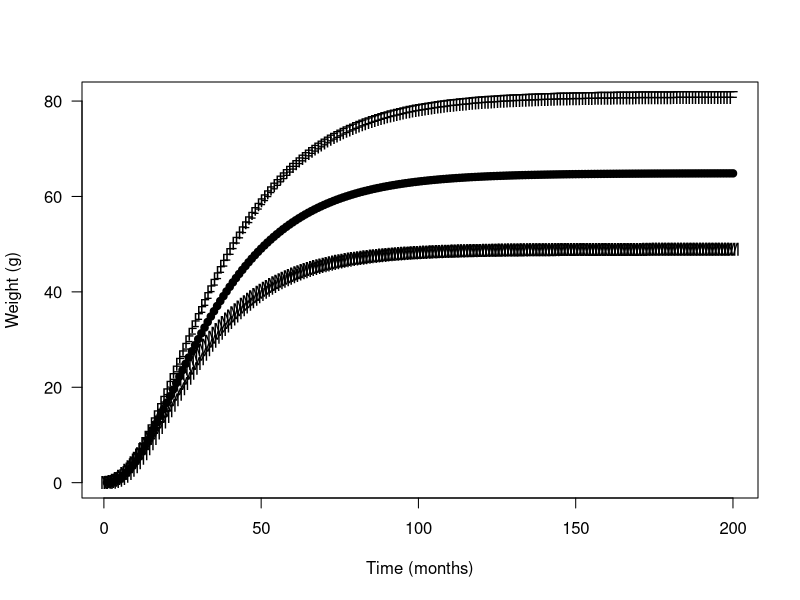
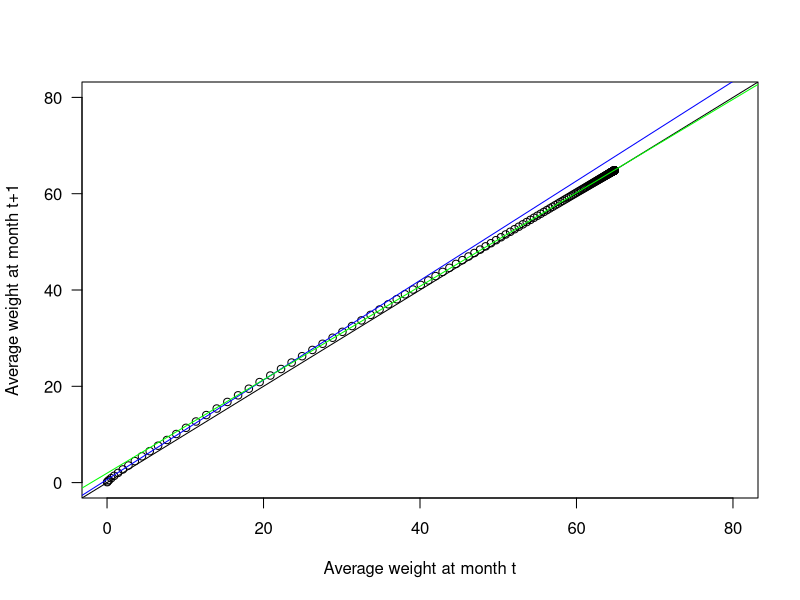
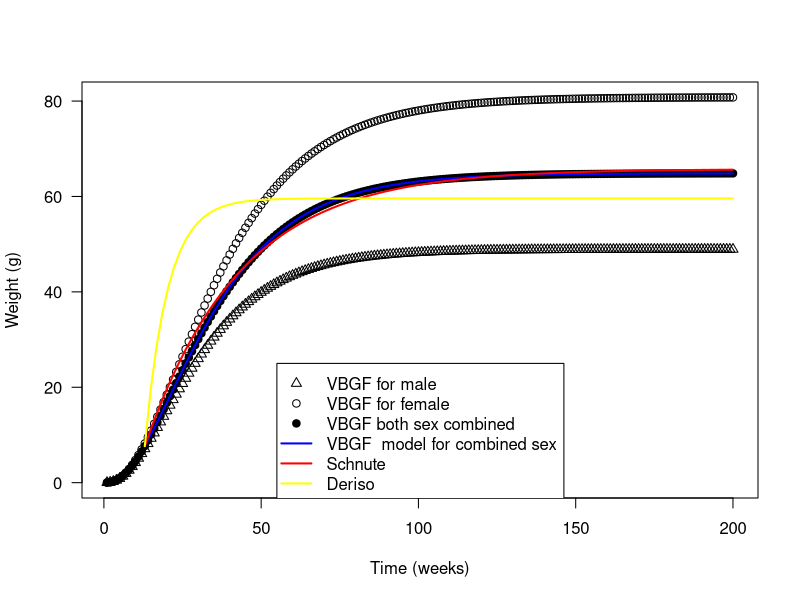

R code for these plots, in order:
# CREATED  11 February 2013
# MODIFIED 20 August 2013

# AUTHOR marco.kienzle@gmail.com

# PURPOSE estimate growth parameter rho for EKP to use in a weekly delay difference model

# REFERENCE Deriso, 1980 Harvesting strategies and parameter estimation for an age-structured model
#           Schnute, 1985 A general theory for analysis of catch and effort data
#           Hilborn and Walters, 1992 Quantitative fisheries stock assessment
#           Quinn and Deriso, 1999 Quantitative fish dynamics

## # Schnute's growth model (Eq. 1.14)
Eq114 <- function(par, x, k) {par[1] + (par[2] - par[1]) * (1-par[3]^(1+x-k))/(1-par[3])}

# Von Bertalanffy growth parameters and length-weight relationship from Gribble and Dredge (1994)
# 1990 data
Linf.m <- 37.8; Linf.f <- 46.3 # Carapace length, mm
K.m <- 0.0528; K.f <- 0.0436; # per week

# Length-weight relationship (from carapace length to grams)
a.m <-  0.0022; a.f <-  0.0023
b.m <-  2.7557; b.f <- 2.7292

# Von Bertalanffy growth function for length
vbgf <- function(t, Linf, k, t0=0) Linf * (1-exp(-k * (t -t0)))

# Create a vector of length at age
length.at.age <- data.frame(Female = rep(NA,200), Male = rep(NA,200)); dimnames(length.at.age)[[1]] <- seq(1,200);
length.at.age$Female <- vbgf(seq(1,200), Linf.f, K.f, t0 = 0)
length.at.age$Male <- vbgf(seq(1,200), Linf.m, K.m, t0 = 0)

# Weight at age
weight.at.age <- data.frame(Female = rep(NA,200), Male = rep(NA,200)); dimnames(weight.at.age)[[1]] <- seq(1,200);
weight.at.age$Female <- a.f * length.at.age$Female ^ b.f
weight.at.age$Male <- a.m * length.at.age$Male ^ b.m

average.weight.at.age <- rowMeans(weight.at.age)
print(average.weight.at.age)

# Plot weight at age
plot(seq(1,200), weight.at.age$Female, pch = "F", xlab = "Time (months)", ylab = "Weight (g)", las = 1)
points( seq(1,200), weight.at.age$Male, pch = "M")
points(seq(1,200), average.weight.at.age, pch = 19)

# Estimate Ford-Walford parameters using the whole range of ages ?
# NOTE that Ford-Walford graphs are used for length data ( see Ricker, 1958, Eq. 9.8)
(lm1 <- lm(y~x, data = data.frame(x = average.weight.at.age[seq(1, 29)], y = average.weight.at.age[seq(2, 30)])));

plot(average.weight.at.age[seq(1, 199)], y = average.weight.at.age[seq(2, 200)],
xlab = "Average weight at month t", ylab = "Average weight at month t+1", xlim = c(0,80), ylim = c(0,80), las = 1)
abline(0,1)

abline(lm1, col = "blue");

# What are the parameter of this linear relationship applied for age >= recruitment?
rec.age <- 13 # here the age at recruitment is chosen so that size at recruitment ~= 7.7 grams

(lm2 <- lm(y~x, data = data.frame(x = average.weight.at.age[seq(rec.age, 199)], y = average.weight.at.age[seq(rec.age+1, 200)])));
abline(lm2, col = "green");

# Now, let's apply Schnute method to the TigerPrawn dataset

# Schnute's growth model (Eq. 1.14)
ssq.Eq114.TigerPrawn <- function(par){ sum((average.weight.at.age[seq(rec.age, 200)] - Eq114(par, seq(rec.age, 200), k = rec.age))^2)}
(Schnute.results.for.TigerPrawn <- optim(c(1, 1, 0.5), ssq.Eq114.TigerPrawn))
# NOTE: you end-up with an estimate of the weight at recruitment which is quite differenct that average.weight.at.age[rec.age] NOT GOOD !

# Let's fit Schnute fixing weight at recruitment
Eq114.bis <- function(par, x, k) {par[1] + (average.weight.at.age[rec.age] - par[1]) * (1-par[2]^(1+x-k))/(1-par[2])}
ssq.Eq114.TigerPrawn.2par <- function(par){ sum((average.weight.at.age[seq(rec.age, 200)] - Eq114.bis(par, seq(rec.age, 200), k = rec.age))^2)}
(Schnute.results.for.TigerPrawn.2par <- optim(c(1, 0.5), ssq.Eq114.TigerPrawn.2par))

# Let's fit Schnute fixing weight at recruitment and fixing rho
Eq114.tris <- function(par, x, k, rho) {par[1] + (average.weight.at.age[rec.age] - par[1]) * (1-rho^(1+x-k))/(1-rho)}
ssq.Eq114.TigerPrawn.1par <- function(par){ sum((average.weight.at.age[seq(rec.age, 200)] - Eq114.tris(par, seq(rec.age, 200), k = rec.age, rho = exp(-0.1794067)))^2)}
(Schnute.results.for.TigerPrawn.1par <- optimize(ssq.Eq114.TigerPrawn.1par,lower = -10, upper = 1e3))

## How does it compares to Von Bertalanffy estimates
# The curve are sigmoidal so we have to consider only age above which Von Bertalanffy growth function for length might apply (age >= 3)

# Von Bertalanffy growth function for weight
vbgf <- function(t, Linf, k, t0=0) 0.5*(a.m + a.f) * (Linf * (1-exp(-k * (t -t0))))^(0.5 * (b.m+b.f))

# Estimate parameters
(nls.model <- nls( y ~ vbgf( x, a, b,c), data = data.frame(x = seq(rec.age,200), y = average.weight.at.age[seq(rec.age, 200)]),
start = list(a = 50, b = 0.03, c= 1)))

# Plot weight at age
plot(seq(1,200), weight.at.age$Female, pch = 1, xlab = "Time (weeks)", ylab = "Weight (g)", las = 1)
points( seq(1,200), weight.at.age$Male, pch = 2)
points(seq(1,200), average.weight.at.age, pch = 19)

curve( vbgf(x, coef(nls.model)[1], coef(nls.model)[2], coef(nls.model)[3]), from = rec.age, to = 200, lwd = 2, col = "blue", add = TRUE)
#curve( Eq114(Schnute.results.for.TigerPrawn$par, x, k=rec.age), from = rec.age, to = 200, lwd = 2, col = "grey", add = TRUE)
curve( Eq114.bis(Schnute.results.for.TigerPrawn.2par$par, x, k=rec.age), from = rec.age, to = 200, lwd = 2, col = "red", add = TRUE)
#curve( Eq114.tris(Schnute.results.for.TigerPrawn.1par$minimum, x, k=rec.age, rho = exp(-0.1794067)), from = rec.age, to = 200, lwd = 2, col = "green", add = TRUE)

legend(55, 25, pch = c(2,1, 19, NA, NA, NA), lty = c(NA, NA, NA, 1, 1,1), col = c("black", "black", "black", "blue", "red","yellow"), lwd = c(NA,NA,NA,2,2,2), 
legend = c("VBGF for male", "VBGF for female", "VBGF both sex combined", "VBGF  model for combined sex", "Schnute", "Deriso"))

# Use Deriso formula (Equation 1)

Deriso.W <- function(rho, t, weight.at.recruitment, age.at.recruitment){

weight.at.recruitment * ( 1 - rho ^ (1 + t - age.at.recruitment)) / (1 - rho)
}

ssq.Deriso.Eq <- function(par){
 sum((average.weight.at.age[seq(rec.age+1, 200)] - Deriso.W(par, seq(rec.age+1, 200), weight.at.recruitment = average.weight.at.age[rec.age],
 age.at.recruitment = rec.age))^2)
}
Deriso.opt <- optimize(ssq.Deriso.Eq, lower = 0.1, upper = 0.99)

curve(Deriso.W(rho =  Deriso.opt$minimum, x,  average.weight.at.age[rec.age], rec.age), from = rec.age, to =200, col = "yellow", lwd = 2, add = T)


### Parameters for the Delay difference model
print("Parameters for the Delay difference model")
print(paste("Rho",  round(Schnute.results.for.TigerPrawn.2par$par[2],5)))
print(paste("Weight at age", rec.age, "months is", round(average.weight.at.age[rec.age],3)))

print(paste("And parameter weight 1 month before recruitment", round(Schnute.results.for.TigerPrawn.2par$par[1],3)))

